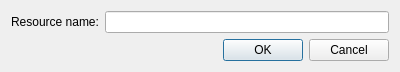
<?xml version="1.0" encoding="UTF-8"?>
<ui version="4.0">
 <class>ResourceNameDialog</class>
 <widget class="QDialog" name="ResourceNameDialog">
  <property name="geometry">
   <rect>
    <x>0</x>
    <y>0</y>
    <width>400</width>
    <height>70</height>
   </rect>
  </property>
  <property name="windowTitle">
   <string>Resource name</string>
  </property>
  <layout class="QFormLayout" name="formLayout">
   <item row="1" column="0" colspan="2">
    <widget class="QDialogButtonBox" name="buttonBox">
     <property name="orientation">
      <enum>Qt::Horizontal</enum>
     </property>
     <property name="standardButtons">
      <set>QDialogButtonBox::Cancel|QDialogButtonBox::Ok</set>
     </property>
    </widget>
   </item>
   <item row="0" column="0">
    <widget class="QLabel" name="label">
     <property name="text">
      <string>Resource name:</string>
     </property>
    </widget>
   </item>
   <item row="0" column="1">
    <widget class="QLineEdit" name="resourceNameLineEdit"/>
   </item>
  </layout>
 </widget>
 <resources/>
 <connections>
  <connection>
   <sender>buttonBox</sender>
   <signal>accepted()</signal>
   <receiver>ResourceNameDialog</receiver>
   <slot>accept()</slot>
   <hints>
    <hint type="sourcelabel">
     <x>248</x>
     <y>254</y>
    </hint>
    <hint type="destinationlabel">
     <x>157</x>
     <y>274</y>
    </hint>
   </hints>
  </connection>
  <connection>
   <sender>buttonBox</sender>
   <signal>rejected()</signal>
   <receiver>ResourceNameDialog</receiver>
   <slot>reject()</slot>
   <hints>
    <hint type="sourcelabel">
     <x>316</x>
     <y>260</y>
    </hint>
    <hint type="destinationlabel">
     <x>286</x>
     <y>274</y>
    </hint>
   </hints>
  </connection>
 </connections>
</ui>
